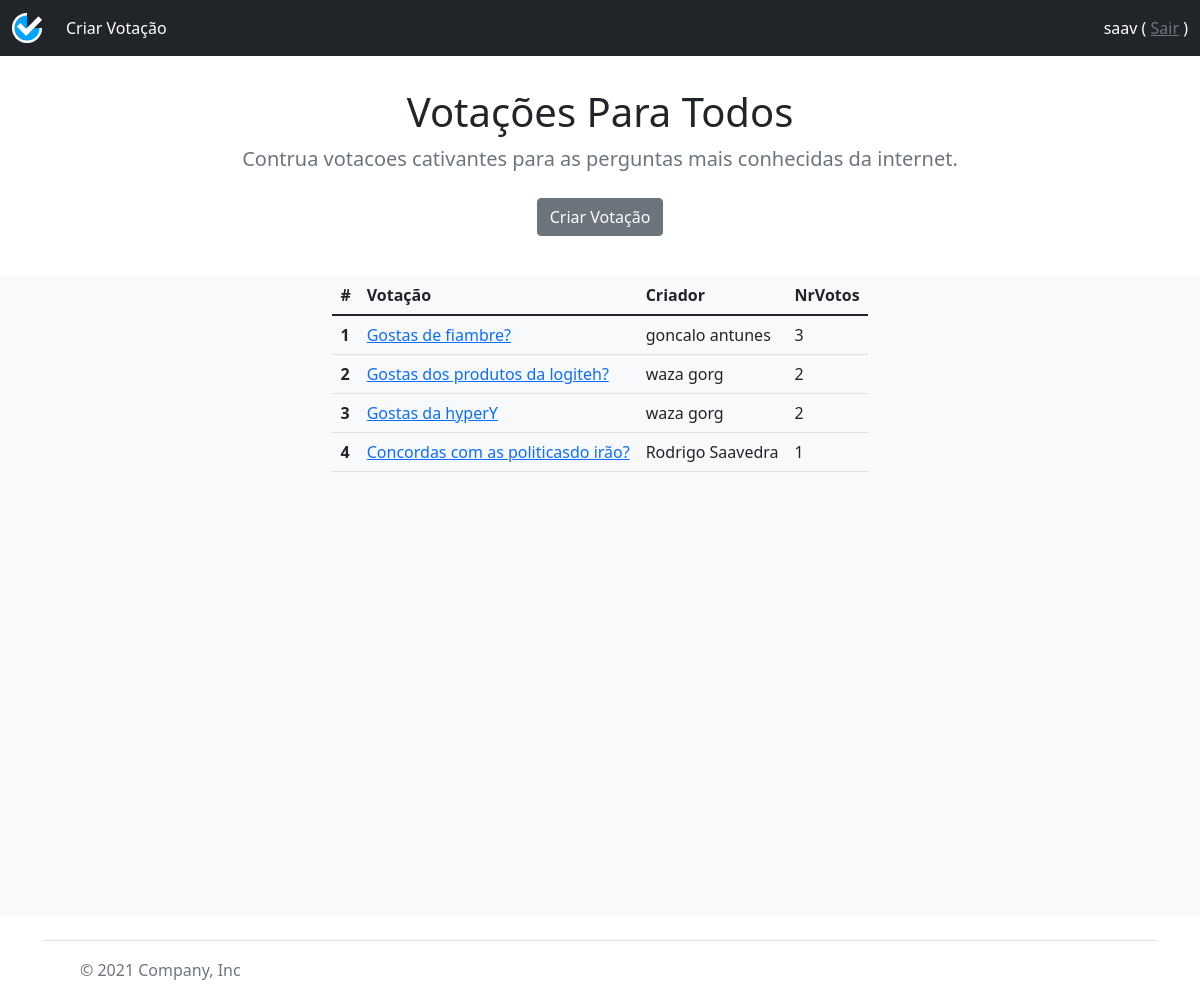
Page /landingPage.php (signed in) on the committed database.
### tables this page shows
CREATE TABLE `votacoes` (
  `id_votacao` int(11) NOT NULL,
  `username` varchar(150) NOT NULL,
  `titulo` varchar(150) NOT NULL,
  `descricao` varchar(1000) NOT NULL
);

CREATE TABLE `users` (
  `username` varchar(100) NOT NULL,
  `nome` varchar(150) NOT NULL,
  `password` varchar(150) NOT NULL,
  `nivel_utilizador` int(11) NOT NULL,
  `temp` varchar(150) NOT NULL
);

### landingPage.php (the view, shortened to what this page needs)
<!DOCTYPE html>
<html lang="en">
        <?php
function totalVotos($id_votacao)
{
    $conn = OpenCon();
    $sql_respostas_resultado = "SELECT id_votacao FROM respostas_resultado WHERE id_votacao = " . $id_votacao;
    $result_respostas_resultado = mysqli_query($conn, $sql_respostas_resultado);
    return mysqli_num_rows($result_respostas_resultado);
}
function nomePorUser($username)
{
    $conn = OpenCon();
    $sql_utilizadores = "SELECT nome FROM users WHERE username = '" . $username . "'";
    $result_utilizadores = mysqli_query($conn, $sql_utilizadores);
    $row = mysqli_fetch_assoc($result_utilizadores);
    return $row["nome"];
}
function listarVotacoes()
{
    $conn = OpenCon();
    $sql_votacoes = "SELECT * FROM votacoes";
    $result_votacoes = mysqli_query($conn, $sql_votacoes);
    if (mysqli_num_rows($result_votacoes) > 0) {
        while ($row = mysqli_fetch_assoc($result_votacoes)) {
        ?>
            <tr>
                <th scope="row"> <?php echo $row["id_votacao"]; ?></th>
                <td><a href="#" class="" data-bs-toggle="modal" data-bs-target="#exampleModal<?php echo $row["id_votacao"]; ?>" id="modal_btn<?php echo $row["id_votacao"]; ?>"><?php echo $row["titulo"]; ?></a></td>
                <td><?php echo nomePorUser($row["username"]); ?></td>
                <td><?php echo totalVotos($row["id_votacao"]); ?></td>
            </tr>
    <?php
        }
    } else {
        echo "0 results";
    }
}
    ?>
    <?php
function loginSection()
{
    if (!isset($_SESSION["username"])) {
    ?>
        <a class="text-decoration-none text-white" data-bs-toggle="modal" href="#modalLogin" role="button" id="modal_btn_modalLogin">Login</a>
    <?php
    } else {
    ?>
        <span class=" text-white fst-none"><?php echo $_SESSION["username"]; ?> (</span>
        <form action="#" method="post" class="d-inline m-0" id="sair">
            <a href="javascript:{}" onclick="document.getElementById('sair').submit();" class="text-secondary">Sair</a>
        </form>
        <span class="text-white">)</span>
    <?php
    }
}
    ?>
        <?php
function abrirModal() {
    if (isset($_POST["modal_submit"])) echo "autoClick(" . $_POST["id_votacao"] . ")";
    if (isset($_POST["adicionarPergunta"]) || isset($_POST["removerPergunta"])) echo "autoClick('_criarVotacao')";
    if (isset($_POST["formSubmit"]) && $_POST["tipo"] == "login" && $_POST["sucesso"] != "sim") echo "autoClick('_modalLogin')";
    if (isset($_POST["formSubmit"]) && $_POST["tipo"] == "registar" && $_POST["sucesso"] != "sim") echo "autoClick('_modalRegistar')";
    if (isset($_POST["formSubmit"]) && $_POST["tipo"] == "registar" && $_POST["sucesso"] == "sim") echo "autoClick('_modalLogin')";
}
?>
<head>
    <link rel="stylesheet" href="style/bootstrap.css">
    <link rel="stylesheet" href="style/estilo.css">
</head>
<body onload="<?php abrirModal(); ?>">
    <nav class="navbar navbar-expand-sm navbar-dark bg-dark" aria-label="Third navbar example">
        <div class="container-fluid">
            <a class="navbar-brand" href="#">
                <img src="img/logo.png" width="30" height="30" alt="logo">
            </a>
            <div class="collapse navbar-collapse" id="navbarsExample03">
                <ul class="navbar-nav me-auto mb-2 mb-sm-0">
                    <li class="nav-item">
                        <a class="nav-link active <?php if (!isset($_SESSION["username"])) echo "d-none";?> " data-bs-target="#modal_criar_votacao" data-bs-toggle="modal" id="modal_btn_criarVotacao">Criar Votação</a>
                    </li>
                </ul>
                <span class="navbar-text">
                    <?php loginSection(); ?>
                </span>
            </div>
        </div>
    </nav>
    <header>
        <section class="jumbotron text-center margem-topo">
            <div class="container">
                <h1>Votações Para Todos</h1>
                <p class="lead text-muted">Contrua votacoes cativantes para as perguntas mais conhecidas da internet.</p>
                <p>
                    <a class="btn btn-secondary my-2 <?php if (!isset($_SESSION["username"])) echo "d-none";?>" data-bs-target="#modal_criar_votacao" data-bs-toggle="modal" id="modal_btn_criarVotacao">Criar Votação</a>
                </p>
            </div>
        </section>
    </header>
    <main class="bg-light h-100">
        <div class="d-flex d-flex aligns-items-center justify-content-center">
            <div>
                <table class="table">
                    <thead>
                        <tr>
                            <th scope="col">#</th>
                            <th scope="col">Votação</th>
                            <th scope="col">Criador</th>
                            <th scope="col">NrVotos</th>
                        </tr>
                    </thead>
                    <tbody>
                        <?php listarVotacoes(); ?>
                    </tbody>
                </table>
            </div>
        </div>
    </main>
    <div class="container">
        <footer class="d-flex flex-wrap justify-content-between align-items-center py-3 my-4 border-top">
            <div class="col-md-4 d-flex align-items-center">
                <a href="/" class="mb-3 me-2 mb-md-0 text-muted text-decoration-none lh-1">
                    <svg class="bi" width="30" height="24">
                        <use xlink:href="#bootstrap"></use>
                    </svg>
                </a>
                <span class="text-muted">© 2021 Company, Inc</span>
            </div>
            <ul class="nav col-md-4 justify-content-end list-unstyled d-flex">
                <li class="ms-3"><a class="text-muted" href="#"><svg class="bi" width="24" height="24">
                            <use xlink:href="#twitter"></use>
                        </svg></a></li>
                <li class="ms-3"><a class="text-muted" href="#"><svg class="bi" width="24" height="24">
                            <use xlink:href="#instagram"></use>
                        </svg></a></li>
                <li class="ms-3"><a class="text-muted" href="#"><svg class="bi" width="24" height="24">
                            <use xlink:href="#facebook"></use>
                        </svg></a></li>
            </ul>
        </footer>
    </div>
</body>
</html>

### style/estilo.css (style rules this page uses)
.margem-topo { margin-top: 2rem; margin-bottom: 2rem; }
html, body { height: 80%; }

### rows in the picture
votacoes: id_votacao "1", titulo "Gostas de fiambre?", username.nome "goncalo antunes", id_votacao "3"
votacoes: id_votacao "2", titulo "Gostas dos produtos da logiteh?", username.nome "waza gorg"
votacoes: id_votacao "3", titulo "Gostas da hyperY", username.nome "waza gorg", id_votacao "2"
votacoes: id_votacao "4", titulo "Concordas com as politicasdo irão?", username.nome "Rodrigo Saavedra", id_votacao "1"

### other values in the picture
$_SESSION["username"] "saav"
